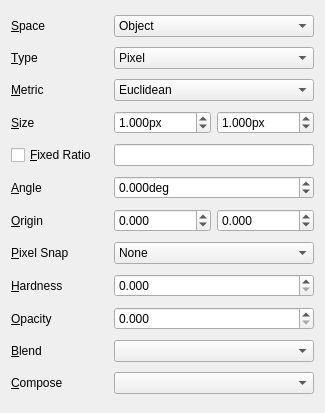
<?xml version="1.0" encoding="UTF-8"?>
<ui version="4.0">
 <class>GfxPaint::DabEditorWidget</class>
 <widget class="QWidget" name="GfxPaint::DabEditorWidget">
  <property name="geometry">
   <rect>
    <x>0</x>
    <y>0</y>
    <width>325</width>
    <height>413</height>
   </rect>
  </property>
  <property name="sizePolicy">
   <sizepolicy hsizetype="Preferred" vsizetype="Fixed">
    <horstretch>0</horstretch>
    <verstretch>0</verstretch>
   </sizepolicy>
  </property>
  <property name="windowTitle">
   <string>Form</string>
  </property>
  <layout class="QGridLayout" name="gridLayout" columnstretch="1,1,1">
   <item row="1" column="1" colspan="2">
    <widget class="QComboBox" name="typeComboBox">
     <item>
      <property name="text">
       <string>Pixel</string>
      </property>
     </item>
     <item>
      <property name="text">
       <string>Distance</string>
      </property>
     </item>
     <item>
      <property name="text">
       <string>Buffer</string>
      </property>
     </item>
    </widget>
   </item>
   <item row="3" column="1">
    <widget class="QDoubleSpinBox" name="widthSpinBox">
     <property name="suffix">
      <string>px</string>
     </property>
     <property name="decimals">
      <number>3</number>
     </property>
     <property name="minimum">
      <double>0.000000000000000</double>
     </property>
     <property name="maximum">
      <double>512.000000000000000</double>
     </property>
     <property name="value">
      <double>1.000000000000000</double>
     </property>
    </widget>
   </item>
   <item row="2" column="0">
    <widget class="QLabel" name="metricLabel">
     <property name="text">
      <string>&amp;Metric</string>
     </property>
     <property name="buddy">
      <cstring>metricComboBox</cstring>
     </property>
    </widget>
   </item>
   <item row="6" column="2">
    <widget class="QDoubleSpinBox" name="originYSpinBox">
     <property name="decimals">
      <number>3</number>
     </property>
     <property name="minimum">
      <double>-512.000000000000000</double>
     </property>
     <property name="maximum">
      <double>512.000000000000000</double>
     </property>
    </widget>
   </item>
   <item row="2" column="1" colspan="2">
    <widget class="QComboBox" name="metricComboBox">
     <item>
      <property name="text">
       <string>Euclidean</string>
      </property>
     </item>
     <item>
      <property name="text">
       <string>Manhattan</string>
      </property>
     </item>
     <item>
      <property name="text">
       <string>Chebyshev</string>
      </property>
     </item>
     <item>
      <property name="text">
       <string>Minimum</string>
      </property>
     </item>
     <item>
      <property name="text">
       <string>Octagonal</string>
      </property>
     </item>
    </widget>
   </item>
   <item row="0" column="1" colspan="2">
    <widget class="QComboBox" name="spaceComboBox">
     <item>
      <property name="text">
       <string>Object</string>
      </property>
     </item>
     <item>
      <property name="text">
       <string>Object Aspect-corrected</string>
      </property>
     </item>
     <item>
      <property name="text">
       <string>World</string>
      </property>
     </item>
     <item>
      <property name="text">
       <string>View</string>
      </property>
     </item>
    </widget>
   </item>
   <item row="7" column="0">
    <widget class="QLabel" name="pixelSnapLabel">
     <property name="text">
      <string>&amp;Pixel Snap</string>
     </property>
     <property name="buddy">
      <cstring>pixelSnapComboBox</cstring>
     </property>
    </widget>
   </item>
   <item row="3" column="2">
    <widget class="QDoubleSpinBox" name="heightSpinBox">
     <property name="suffix">
      <string>px</string>
     </property>
     <property name="decimals">
      <number>3</number>
     </property>
     <property name="minimum">
      <double>0.000000000000000</double>
     </property>
     <property name="maximum">
      <double>512.000000000000000</double>
     </property>
     <property name="value">
      <double>1.000000000000000</double>
     </property>
    </widget>
   </item>
   <item row="4" column="1" colspan="2">
    <widget class="QLineEdit" name="ratioLineEdit"/>
   </item>
   <item row="8" column="0">
    <widget class="QLabel" name="hardnessLabel">
     <property name="text">
      <string>&amp;Hardness</string>
     </property>
     <property name="buddy">
      <cstring>hardnessSpinBox</cstring>
     </property>
    </widget>
   </item>
   <item row="4" column="0">
    <widget class="QCheckBox" name="fixedRatioCheckBox">
     <property name="text">
      <string>&amp;Fixed Ratio</string>
     </property>
    </widget>
   </item>
   <item row="5" column="0">
    <widget class="QLabel" name="angleLabel">
     <property name="text">
      <string>&amp;Angle</string>
     </property>
     <property name="buddy">
      <cstring>angleSpinBox</cstring>
     </property>
    </widget>
   </item>
   <item row="11" column="0">
    <widget class="QLabel" name="composeModeLabel">
     <property name="text">
      <string>&amp;Compose</string>
     </property>
     <property name="buddy">
      <cstring>composeModeComboBox</cstring>
     </property>
    </widget>
   </item>
   <item row="9" column="1" colspan="2">
    <widget class="QDoubleSpinBox" name="opacitySpinBox">
     <property name="decimals">
      <number>3</number>
     </property>
     <property name="maximum">
      <double>1.000000000000000</double>
     </property>
     <property name="singleStep">
      <double>0.125000000000000</double>
     </property>
    </widget>
   </item>
   <item row="3" column="0">
    <widget class="QLabel" name="sizeLabel">
     <property name="text">
      <string>&amp;Size</string>
     </property>
     <property name="buddy">
      <cstring>widthSpinBox</cstring>
     </property>
    </widget>
   </item>
   <item row="9" column="0">
    <widget class="QLabel" name="opacityLabel">
     <property name="text">
      <string>&amp;Opacity</string>
     </property>
     <property name="buddy">
      <cstring>opacitySpinBox</cstring>
     </property>
    </widget>
   </item>
   <item row="6" column="1">
    <widget class="QDoubleSpinBox" name="originXSpinBox">
     <property name="decimals">
      <number>3</number>
     </property>
     <property name="minimum">
      <double>-512.000000000000000</double>
     </property>
     <property name="maximum">
      <double>512.000000000000000</double>
     </property>
    </widget>
   </item>
   <item row="11" column="1" colspan="2">
    <widget class="QComboBox" name="composeModeComboBox"/>
   </item>
   <item row="0" column="0">
    <widget class="QLabel" name="spaceLabel">
     <property name="text">
      <string>&amp;Space</string>
     </property>
     <property name="buddy">
      <cstring>spaceComboBox</cstring>
     </property>
    </widget>
   </item>
   <item row="7" column="1" colspan="2">
    <widget class="QComboBox" name="pixelSnapComboBox">
     <item>
      <property name="text">
       <string>None</string>
      </property>
     </item>
     <item>
      <property name="text">
       <string>Corners</string>
      </property>
     </item>
     <item>
      <property name="text">
       <string>Centres</string>
      </property>
     </item>
     <item>
      <property name="text">
       <string>Both</string>
      </property>
     </item>
     <item>
      <property name="text">
       <string>Auto</string>
      </property>
     </item>
    </widget>
   </item>
   <item row="5" column="1" colspan="2">
    <widget class="QDoubleSpinBox" name="angleSpinBox">
     <property name="wrapping">
      <bool>true</bool>
     </property>
     <property name="suffix">
      <string>deg</string>
     </property>
     <property name="decimals">
      <number>3</number>
     </property>
     <property name="minimum">
      <double>-360.000000000000000</double>
     </property>
     <property name="maximum">
      <double>360.000000000000000</double>
     </property>
    </widget>
   </item>
   <item row="1" column="0">
    <widget class="QLabel" name="typeLabel">
     <property name="text">
      <string>&amp;Type</string>
     </property>
     <property name="buddy">
      <cstring>typeComboBox</cstring>
     </property>
    </widget>
   </item>
   <item row="6" column="0">
    <widget class="QLabel" name="originLabel">
     <property name="text">
      <string>&amp;Origin</string>
     </property>
     <property name="buddy">
      <cstring>originXSpinBox</cstring>
     </property>
    </widget>
   </item>
   <item row="8" column="1" colspan="2">
    <widget class="QDoubleSpinBox" name="hardnessSpinBox">
     <property name="decimals">
      <number>3</number>
     </property>
     <property name="maximum">
      <double>1.000000000000000</double>
     </property>
     <property name="singleStep">
      <double>0.125000000000000</double>
     </property>
    </widget>
   </item>
   <item row="10" column="1" colspan="2">
    <widget class="QComboBox" name="blendModeComboBox"/>
   </item>
   <item row="10" column="0">
    <widget class="QLabel" name="blendModeLabel">
     <property name="text">
      <string>&amp;Blend</string>
     </property>
     <property name="buddy">
      <cstring>blendModeComboBox</cstring>
     </property>
    </widget>
   </item>
  </layout>
 </widget>
 <tabstops>
  <tabstop>spaceComboBox</tabstop>
  <tabstop>typeComboBox</tabstop>
  <tabstop>metricComboBox</tabstop>
  <tabstop>widthSpinBox</tabstop>
  <tabstop>heightSpinBox</tabstop>
  <tabstop>fixedRatioCheckBox</tabstop>
  <tabstop>ratioLineEdit</tabstop>
  <tabstop>angleSpinBox</tabstop>
  <tabstop>originXSpinBox</tabstop>
  <tabstop>originYSpinBox</tabstop>
  <tabstop>pixelSnapComboBox</tabstop>
  <tabstop>hardnessSpinBox</tabstop>
  <tabstop>opacitySpinBox</tabstop>
 </tabstops>
 <resources/>
 <connections/>
</ui>
